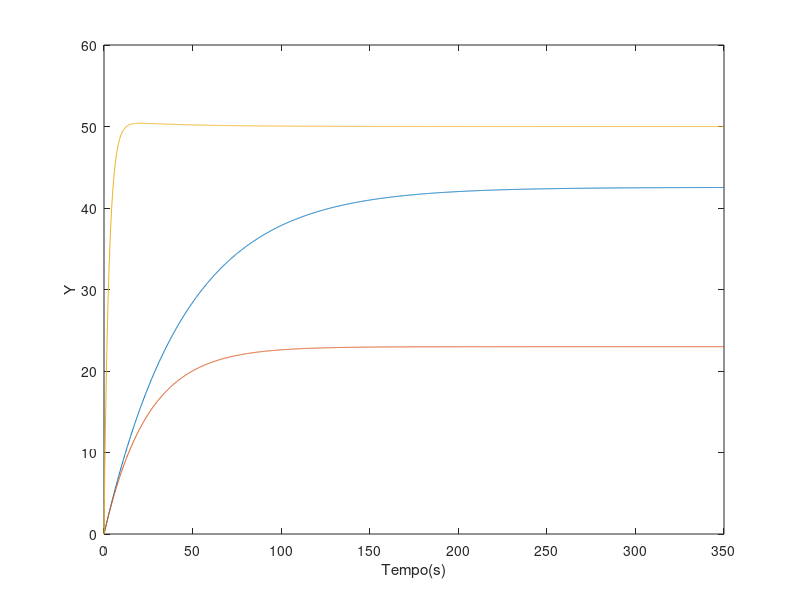

Here is the MATLAB script that generated this plot:
a1 = 0.9956;
b1 = 0.003743;

Kp = 19;
Ki = 0.5;
Kd = 1;

Ts = 0.2;

SP = 50; %Sinal de entrada

tempo = 0:0.2:350;

%------------------------------Malha Aberta-------------
PV = 0;  %Sinal de saída
resp_MA = 0;
for i = 0.1:0.2:350
  PV = a1*PV + b1*SP;
  resp_MA = [resp_MA PV];
end
%plot(tempo,resp_MA)

%------------------------------#Malha Fechada sem Ganho Proporcional-------------
PV = 0;  %Sinal de saída
resp_MF = 0;
for i = 0.1:0.2:350
  Erro = SP - PV;
  PV = a1*PV + b1*Erro;
  resp_MF = [resp_MF PV];
end
%plot(tempo,resp_MF)

%--------------------------------Malha Fechada com Controlador PID

AcaoIntegral = 0;
ErroAnterior = SP - PV;

PV = 0;  %Sinal de saída
resp_PID = 0;
for i = 0.1:0.2:350
  
  Erro = SP - PV;
  
  AcaoProporcional = Kp*Erro;
  AcaoIntegral = AcaoIntegral + Ki*Ts*Erro;
  AcaoDerivativa = ((Erro - ErroAnterior)/Ts)*Kd;
  
  ErroAnterior  = Erro;
  
  AcaoControlador = AcaoProporcional + AcaoIntegral + AcaoDerivativa;
  
  PV = a1*PV + b1*AcaoControlador;
  resp_PID = [resp_PID PV];
 
end

%plot(tempo,resp_PID)
plot(tempo, resp_MA, tempo, resp_MF, tempo, resp_PID);
xlabel("Tempo(s)");
ylabel("Y");